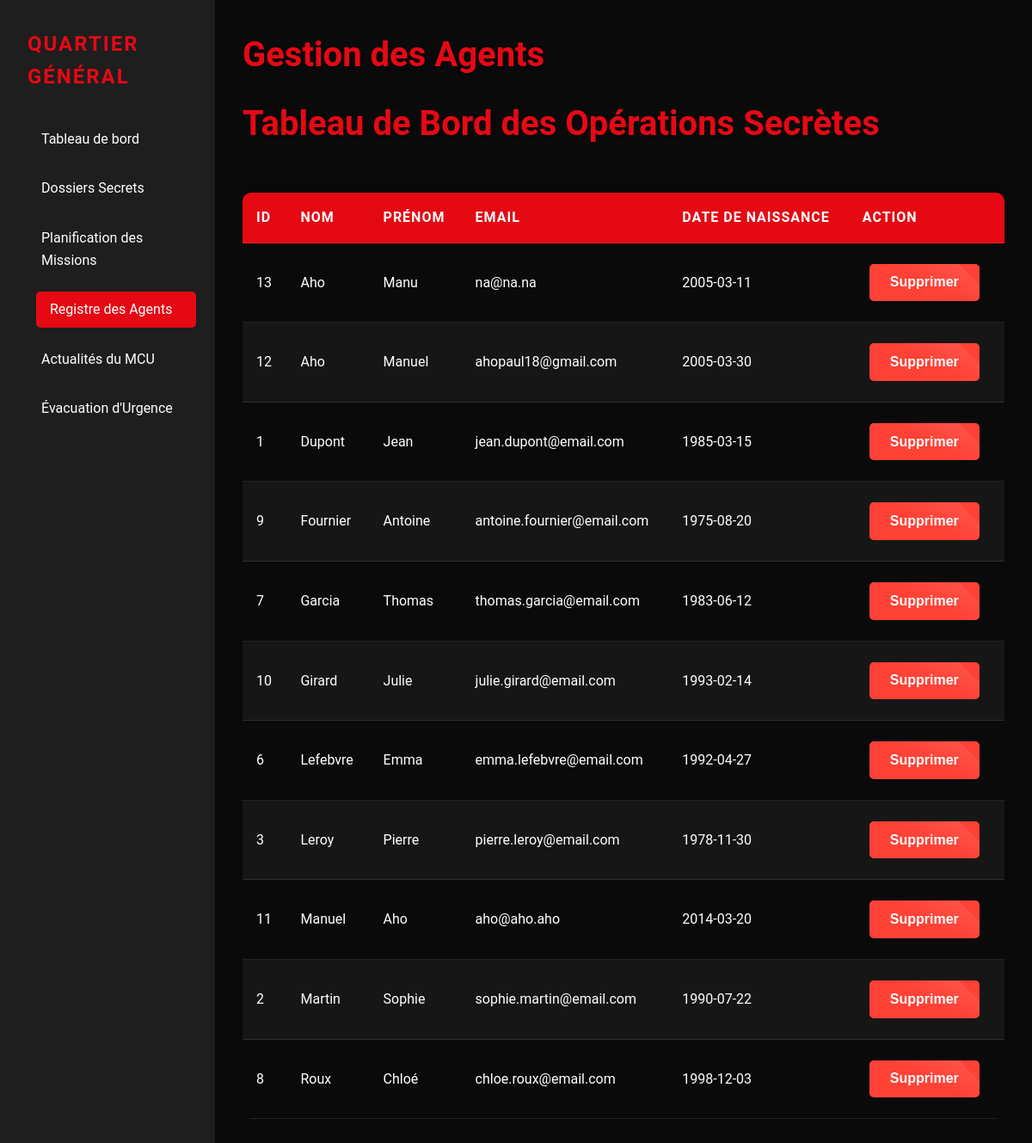
Page /admin/gestion_clients.php (signed in) on the committed database.
### tables this page shows
CREATE TABLE IF NOT EXISTS `clients` (
  `client_id` int(10) UNSIGNED NOT NULL AUTO_INCREMENT,
  `nom` varchar(50) NOT NULL,
  `prenom` varchar(50) NOT NULL,
  `email` varchar(100) NOT NULL,
  `date_naissance` date NOT NULL,
  `mot_de_passe` varchar(255) NOT NULL,
  PRIMARY KEY (`client_id`),
  UNIQUE KEY `email` (`email`)
);

### admin/gestion_clients.php (the view, shortened to what this page needs)
<?php
require_once '../includes/fonctions.php';
$sql = "SELECT * FROM clients ORDER BY nom, prenom";
$resultat = mysqli_query($connexion, $sql);
?>
<!DOCTYPE html>
<html lang="fr">
<head>
    <link rel="stylesheet" href="../assets/css/gestions.css">
</head>
<body class="<?php echo $_SESSION['theme'] ?? 'theme-sombre'; ?>">
<div class="conteneur-admin">
    <aside class="barre-laterale">
        <h2>Quartier Général</h2>
        <nav>
            <ul>
                <li><a href="admin.php">Tableau de bord</a></li>
                <li><a href="gestion_films.php">Dossiers Secrets</a></li>
                <li><a href="gestion_horaires.php">Planification des Missions</a></li>
                <li><a href="gestion_clients.php" class="actif">Registre des Agents</a></li>
                <li><a href="gestion_actualites.php" >Actualités du MCU</a></li>
                <li><a href="auth/deconnexion.php">Évacuation d'Urgence</a></li>
            </ul>
        </nav>
    </aside>
    <main class="contenu-principal">
        <h1>Gestion des Agents</h1>
        <header>
            <h1>Tableau de Bord des Opérations Secrètes</h1>
        </header>
        <table class="table-gestion">
            <thead>
            <tr>
                <th>ID</th>
                <th>Nom</th>
                <th>Prénom</th>
                <th>Email</th>
                <th>Date de naissance</th>
                <th>Action</th>
            </tr>
            </thead>
            <tbody>
            <?php while ($client = mysqli_fetch_assoc($resultat)) : ?>
                <tr>
                    <td><?php echo $client['client_id']; ?></td>
                    <td><?php echo htmlspecialchars($client['nom']); ?></td>
                    <td><?php echo htmlspecialchars($client['prenom']); ?></td>
                    <td><?php echo htmlspecialchars($client['email']); ?></td>
                    <td><?php echo $client['date_naissance']; ?></td>
                    <td>
                        <form action="" method="post" onsubmit="return confirm('Êtes-vous sûr de vouloir supprimer cet agent ?');">
                            <button type="submit" class="bouton-supprimer">Supprimer</button>
                        </form>
                    </td>
                </tr>
            <?php endwhile; ?>
            </tbody>
        </table>
    </main>
</div>
</body>
</html>

### assets/css/gestions.css (style rules this page uses)
:root { --couleur-primaire: #0a0a0a; --couleur-secondaire: #1e1e1e; --couleur-tertiaire: #e50914; --couleur-texte: #ffffff; --couleur-fond-transparent: rgba(10, 10, 10, 0.8); --transition: all 0.3s cubic-bezier(0.25, 0.8, 0.25, 1); }
* { margin: 0; padding: 0; box-sizing: border-box; }
body { font-family: 'Roboto', sans-serif; line-height: 1.6; color: var(--couleur-texte); background-color: var(--couleur-primaire); transition: var(--transition); }
.conteneur-admin { display: flex; min-height: 100vh; }
.barre-laterale { width: 250px; background-color: var(--couleur-secondaire); padding: 2rem; transition: var(--transition); }
.barre-laterale h2 { color: var(--couleur-tertiaire); font-size: 1.5rem; margin-bottom: 2rem; text-transform: uppercase; letter-spacing: 2px; }
.barre-laterale nav ul { list-style-type: none; }
.barre-laterale nav ul li { margin-bottom: 1rem; }
.barre-laterale nav ul li a { color: var(--couleur-texte); text-decoration: none; font-size: 1rem; transition: var(--transition); display: block; padding: 0.5rem 1rem; border-radius: 5px; }
.barre-laterale nav ul li a:hover, .barre-laterale nav ul li a.actif { background-color: var(--couleur-tertiaire); transform: translateX(10px); }
.contenu-principal { flex: 1; padding: 2rem; overflow-y: auto; }
header { display: flex; justify-content: space-between; align-items: center; margin-bottom: 2rem; }
h1 { font-size: 2.5rem; color: var(--couleur-tertiaire); margin-bottom: 1rem; text-shadow: 2px 2px 4px rgba(0, 0, 0, 0.3); }
.bouton-action, .bouton-retour, .bouton-modifier, .bouton-supprimer, .bouton-ajouter, .bouton-theme { display: inline-block; padding: 0.8rem 1.5rem; margin: 0.5rem; border: none; border-radius: 5px; font-size: 1rem; font-weight: bold; text-decoration: none; text-align: center; color: var(--couleur-texte); background-color: var(--couleur-tertiaire); transition: var(--transition); cursor: pointer; position: relative; overflow: hidden; }
.bouton-action::after, .bouton-retour::after, .bouton-modifier::after, .bouton-supprimer::after, .bouton-ajouter::after, .bouton-theme::after { content: ''; position: absolute; top: -50%; left: -50%; width: 200%; height: 200%; background: linear-gradient( to bottom right, rgba(255, 255, 255, 0.2) 0%, rgba(255, 255, 255, 0.1) 25%, transparent 50% ); transform: rotate(45deg); transition: var(--transition); }
.bouton-supprimer { background-color: #FF4136; }
.table-gestion { width: 100%; border-collapse: separate; border-spacing: 0; margin-bottom: 2rem; overflow: hidden; border-radius: 10px; box-shadow: 0 0 20px rgba(0, 0, 0, 0.1); }
.table-gestion th, .table-gestion td { padding: 1rem; text-align: left; border-bottom: 1px solid rgba(255, 255, 255, 0.1); }
.table-gestion th { background-color: var(--couleur-tertiaire); color: var(--couleur-texte); font-weight: bold; text-transform: uppercase; letter-spacing: 1px; }
.table-gestion tr:nth-child(even) { background-color: rgba(255, 255, 255, 0.05); }
body, .barre-laterale, .contenu-principal, .bouton-action, .bouton-retour, .bouton-modifier, .bouton-supprimer, .bouton-ajouter, .bouton-theme, input, textarea, select, .table-gestion, .element-film, .element-horaire, .element-client, .element-actualite, .carte-statistique { transition: background-color 0.3s ease, color 0.3s ease, border-color 0.3s ease; }

### rows in the picture
clients: client_id "13", nom "Aho", prenom "Manu", email "na@na.na", date_naissance "2005-03-11"
clients: client_id "12", nom "Aho", prenom "Manuel", email "ahopaul18@gmail.com", date_naissance "2005-03-30"
clients: client_id "1", nom "Dupont", prenom "Jean", email "jean.dupont@email.com", date_naissance "1985-03-15"
clients: client_id "9", nom "Fournier", prenom "Antoine", email "antoine.fournier@email.com", date_naissance "1975-08-20"
clients: client_id "7", nom "Garcia", prenom "Thomas", email "thomas.garcia@email.com", date_naissance "1983-06-12"
clients: client_id "10", nom "Girard", prenom "Julie", email "julie.girard@email.com", date_naissance "1993-02-14"
clients: client_id "6", nom "Lefebvre", prenom "Emma", email "emma.lefebvre@email.com", date_naissance "1992-04-27"
clients: client_id "3", nom "Leroy", prenom "Pierre", email "pierre.leroy@email.com", date_naissance "1978-11-30"
clients: client_id "11", nom "Manuel", prenom "Aho", email "aho@aho.aho", date_naissance "2014-03-20"
clients: client_id "2", nom "Martin", prenom "Sophie", email "sophie.martin@email.com", date_naissance "1990-07-22"
clients: client_id "8", nom "Roux", prenom "Chloé", email "chloe.roux@email.com", date_naissance "1998-12-03"
